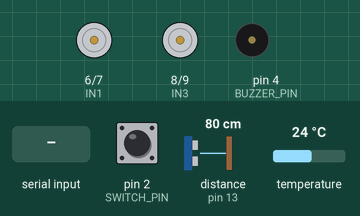
This program was run on a simulated Arduino Uno, built with avr-gcc and run on an emulated ATmega328P. On the bench: motor-driver pin pairs drawn as motors (green arrow = first pin HIGH = forward, orange = second pin HIGH = backward, longer = more drive, scaled by the enable pin), buzzer (waves = sounding, pin HIGH). The inputs (shaded band) are chosen by the test bench; at power-on: pin 2 (SWITCH_PIN) HIGH, distance to the obstacle (sensor on pin 13) 80 cm, temperature 24 °C. The echo pulse lasts 58.3 µs per cm; what the program prints to the serial monitor is not drawn.

Above: at 1.2 s.
1.3 s: pin 2 (SWITCH_PIN) pulled LOW for 3.2 s
At 1.5 s:
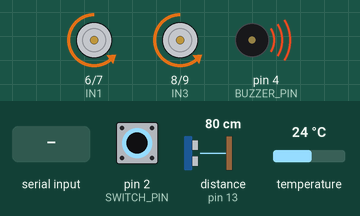
6.0 s: "F" received over Serial
At 7.4 s:
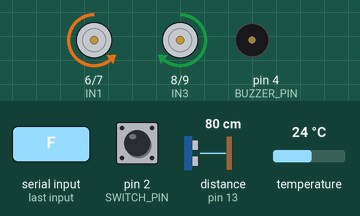
9.0 s: "B" received over Serial
At 9.5 s:
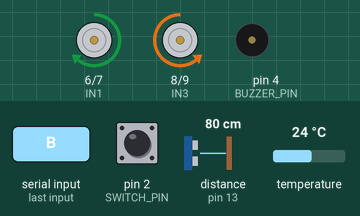
12.0 s: "L" received over Serial
At 13.1 s:
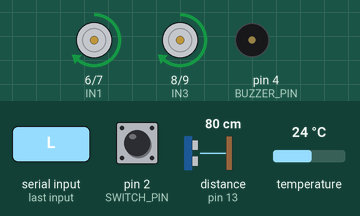
15.0 s: "R" received over Serial
At 15.4 s:
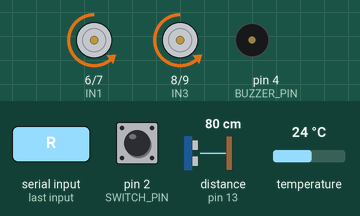
Timing chart, 0 to 18.5 s (numbered marks = the images above; inputs shaded):
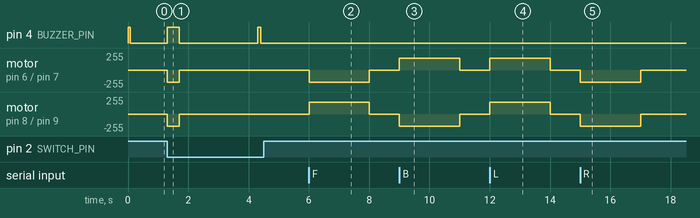

Measured:
- after the input at 1.3 s, pin 4 (BUZZER_PIN): LOW → HIGH at once, → LOW 0.40 s later, → HIGH 2.6 s later, → LOW 0.10 s later; motor on pin 6 (IN1) / pin 7 (IN2), motor on pin 8 (IN3) / pin 9 (IN4): stopped → backward 180/255 at once, → stopped 0.40 s later
- after the input at 6.0 s, motor on pin 6 (IN1) / pin 7 (IN2): stopped → backward 180/255 at once, → stopped 2.0 s later; motor on pin 8 (IN3) / pin 9 (IN4): stopped → forward 180/255 at once, → stopped 2.0 s later
- after the input at 9.0 s, motor on pin 6 (IN1) / pin 7 (IN2): stopped → forward 180/255 at once, → stopped 2.0 s later; motor on pin 8 (IN3) / pin 9 (IN4): stopped → backward 180/255 at once, → stopped 2.0 s later
- after the input at 12.0 s, motor on pin 6 (IN1) / pin 7 (IN2), motor on pin 8 (IN3) / pin 9 (IN4): stopped → forward 180/255 at once, → stopped 2.0 s later
- after the input at 15.0 s, motor on pin 6 (IN1) / pin 7 (IN2), motor on pin 8 (IN3) / pin 9 (IN4): stopped → backward 180/255 at once, → stopped 2.0 s later

The program:

main.cpp
```cpp
#include <Arduino.h>
#include <Wire.h>
#include <Adafruit_AMG88xx.h>
#include <NewPing.h>

// --- Pin Definitions ---
#define TRIGGER_PIN  12
#define ECHO_PIN     13
#define MAX_DISTANCE 200
#define SWITCH_PIN   2   // Microswitch on Pin 2 and GND

// L298N Motor Driver Pins
#define ENA 5
#define IN1 6
#define IN2 7
#define IN3 8
#define IN4 9
#define ENB 10

#define BUZZER_PIN 4

NewPing sonar(TRIGGER_PIN, ECHO_PIN, MAX_DISTANCE);
Adafruit_AMG88xx amg;

float pixels[64];
char operationMode = 'M'; // 'M' = Manual, 'A' = Auto Heat-Seeking
char currentCommand = 'S';
unsigned long lastTelemetryTime = 0;
unsigned long lastCommandTime = 0;
unsigned long switchPressStartTime = 0;
bool isPinned = false;

void executeMovement(char cmd);
char calculateHeatSeekingTarget(float* p, unsigned int dist);

void setup() {
  Serial.begin(115200);
  Wire.begin();

  pinMode(ENA, OUTPUT);
  pinMode(ENB, OUTPUT);
  pinMode(IN1, OUTPUT);
  pinMode(IN2, OUTPUT);
  pinMode(IN3, OUTPUT);
  pinMode(IN4, OUTPUT);
  pinMode(BUZZER_PIN, OUTPUT);
  pinMode(SWITCH_PIN, INPUT_PULLUP);

  lastCommandTime = millis();

  // Boot status beep: 1 short beep = AMG8833 OK, 3 beeps = AMG8833 Error
  if (!amg.begin()) {
    for (int i = 0; i < 3; i++) {
      digitalWrite(BUZZER_PIN, HIGH); delay(100);
      digitalWrite(BUZZER_PIN, LOW); delay(100);
    }
  } else {
    digitalWrite(BUZZER_PIN, HIGH); delay(80);
    digitalWrite(BUZZER_PIN, LOW);
  }
}

void loop() {
  unsigned long currentTime = millis();

  // --- 1. Immediate Serial Command & Mode Listener ---
  while (Serial.available() > 0) {
    char cmd = (char)Serial.read();
    if (cmd == 'M' || cmd == 'A') {
      operationMode = cmd;
      currentCommand = 'S';
      lastCommandTime = currentTime;
    }
    else if (cmd == 'F' || cmd == 'B' || cmd == 'L' || cmd == 'R' || cmd == 'S' || cmd == 'Z') {
      if (operationMode == 'M') {
        currentCommand = cmd;
      }
      lastCommandTime = currentTime;
    }
  }

  // Communication Watchdog (2.0s timeout)
  if (currentTime - lastCommandTime > 2000) {
    currentCommand = 'S';
  }

  // --- 2. Anti-Entrapment Microswitch Overrides (Pin 2) ---
  bool switchPressed = (digitalRead(SWITCH_PIN) == LOW);

  if (switchPressed) {
    if (switchPressStartTime == 0) {
      switchPressStartTime = currentTime;
      currentCommand = 'S';
      digitalWrite(BUZZER_PIN, HIGH);
      executeMovement('R');
      delay(400);
      executeMovement('S');
      digitalWrite(BUZZER_PIN, LOW);
    }
    else if (currentTime - switchPressStartTime > 3000 && !isPinned) {
      isPinned = true;
      currentCommand = 'S';
    }

    if (isPinned) {
      executeMovement('S');
      digitalWrite(BUZZER_PIN, (currentTime / 200) % 2);
      if (currentTime - lastTelemetryTime >= 500) {
        lastTelemetryTime = currentTime;
        Serial.println("{\"status\":\"ROBOT_TRAPPED\"}");
      }
      return;
    }
  } else {
    switchPressStartTime = 0;
    isPinned = false;
  }

  // --- 3. Sensor Reading & Telemetry JSON Stream (Every 200ms) ---
  unsigned int distance = sonar.ping_cm();
  if (distance == 0) distance = 200;

  if (currentTime - lastTelemetryTime >= 200) {
    lastTelemetryTime = currentTime;
    amg.readPixels(pixels);

    Serial.print("{\"d\":");
    Serial.print(distance);
    Serial.print(",\"p\":[");
    for (int i = 0; i < 64; i++) {
      Serial.print(pixels[i], 1);
      if (i < 63) Serial.print(",");
    }
    Serial.println("]}");
  }

  // --- 4. Motion Execution (Auto vs. Manual) ---
  if (operationMode == 'A') {
    if (currentTime - lastCommandTime <= 2000) {
      currentCommand = calculateHeatSeekingTarget(pixels, distance);
    } else {
      currentCommand = 'S';
    }
    executeMovement(currentCommand);
  } else {
    if (distance <= 12 && currentCommand == 'L') {
      currentCommand = 'S';
      digitalWrite(BUZZER_PIN, HIGH);
      delay(50);
      digitalWrite(BUZZER_PIN, LOW);
    } else {
      executeMovement(currentCommand);
    }
  }
}

char calculateHeatSeekingTarget(float* p, unsigned int dist) {
  if (dist <= 15) return 'S';

  float maxTemp = -999.0;
  int targetCol = -1;

  for (int row = 0; row < 8; row++) {
    for (int col = 0; col < 8; col++) {
      float temp = p[row * 8 + col];
      if (temp > maxTemp) {
        maxTemp = temp;
        targetCol = col;
      }
    }
  }

  if (maxTemp < 30.5) return 'S';

  if (targetCol <= 2) return 'F';      // Steer Left
  else if (targetCol >= 5) return 'B'; // Steer Right
  else return 'L';                     // Drive Forward
}

void executeMovement(char cmd) {
  analogWrite(ENA, 180);
  analogWrite(ENB, 180);

  switch (cmd) {
    case 'L': // Forward
      digitalWrite(IN1, HIGH); digitalWrite(IN2, LOW);
      digitalWrite(IN3, HIGH); digitalWrite(IN4, LOW);
      break;
    case 'R': // Backward
      digitalWrite(IN1, LOW); digitalWrite(IN2, HIGH);
      digitalWrite(IN3, LOW); digitalWrite(IN4, HIGH);
      break;
    case 'F': // Left Turn
      digitalWrite(IN1, LOW); digitalWrite(IN2, HIGH);
      digitalWrite(IN3, HIGH); digitalWrite(IN4, LOW);
      break;
    case 'B': // Right Turn
      digitalWrite(IN1, HIGH); digitalWrite(IN2, LOW);
      digitalWrite(IN3, LOW); digitalWrite(IN4, HIGH);
      break;
    case 'Z': // Horn Alert
      digitalWrite(BUZZER_PIN, HIGH);
      delay(100);
      digitalWrite(BUZZER_PIN, LOW);
      currentCommand = 'S';
      break;
    case 'S':
    default:
      digitalWrite(IN1, LOW); digitalWrite(IN2, LOW);
      digitalWrite(IN3, LOW); digitalWrite(IN4, LOW);
      break;
  }
}
```
